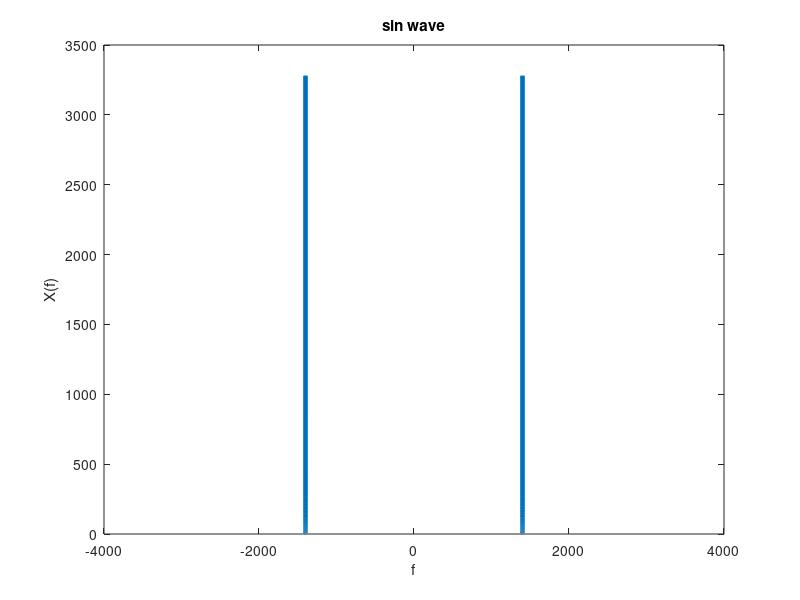

Reproduce this figure in MATLAB.
clc, clearvars;
Fs = 8000;
N = 408226;
f1 = 1400;
t = (0:N-1)*(1/Fs);

A1 = 0.023;
x = A1* sin(2*pi*f1*t);
X = fft(x);
freq = (-N/2:N/2 - 1) * (Fs/N);

figure(1)
plot(freq,abs(fftshift(X)),"Linewidth",3);
title('sin wave');
xlabel('f');
ylabel('X(f)');

%{
f1 = 1400;
f2 = 900;
t = (0:N-1)*(1/Fs);
A1 = 0.023;
A2 = 0.0423;
x_transpose = A1* sin(2*pi*f1*t) + A2 * sin(2*pi*f2*t);
x = x_transpose.';
X = fft(x);
%}
